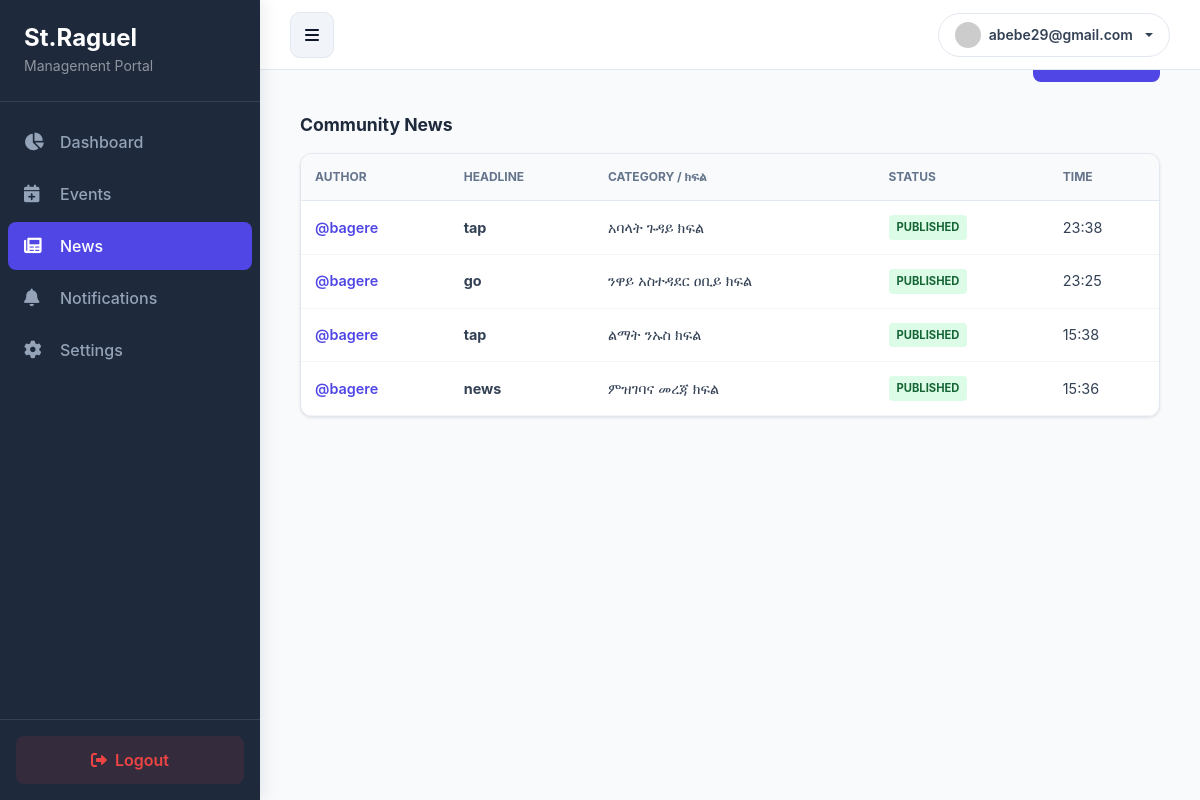
The app's page /Admin/admin-news.php (signed in) with its own data.
### tables this page shows
CREATE TABLE `news` (
  `id` int(11) NOT NULL,
  `author` varchar(100) NOT NULL,
  `title` varchar(255) NOT NULL,
  `content` text DEFAULT NULL,
  `image` varchar(255) NOT NULL,
  `status` enum('published','draft','rejected') NOT NULL DEFAULT 'draft',
  `created_at` timestamp NOT NULL DEFAULT current_timestamp(),
  `category` varchar(255) NOT NULL
);

### Admin/admin-news.php (the view, shortened to what this page needs)
<?php
include 'include/header.php';
include 'include/conn.php';
$current_user = $_SESSION['user_name'] ?? 'Admin User';
$other_news_query = "SELECT title, category, status, author, created_at FROM news WHERE author != ? AND LOWER(status) = 'published' ORDER BY created_at DESC";
$stmt2 = mysqli_prepare($conn, $other_news_query);
mysqli_stmt_bind_param($stmt2, "s", $current_user);
mysqli_stmt_execute($stmt2);
$other_news = mysqli_stmt_get_result($stmt2);
?>
<div class="main-content">
    <div class="header-flex">
        <h1 style="margin:0; font-size: 1.5rem;">News Dashboard</h1>
        <a href="form.php" class="btn-add">+ Post News</a>
    </div>
    <div class="section-title">Community News</div>
    <div class="table-card">
        <table>
            <thead>
                <tr>
                    <th>Author</th>
                    <th>Headline</th>
                    <th>Category / ክፍል</th>
                    <th>Status</th>
                    <th>Time</th>
                </tr>
            </thead>
            <tbody>
                <?php if ($other_news && mysqli_num_rows($other_news) > 0): ?>
                    <?php while($row = mysqli_fetch_assoc($other_news)): ?>
                    <?php
                        $display_other_category = $row['category'] ?? $row['catagory'] ?? 'General';
                        $clean_status = strtolower(trim($row['status'] ?? 'published'));
                        $display_status = htmlspecialchars($row['status'] ?? 'Published');
                    ?>
                    <tr>
                        <td><span style="color:var(--primary); font-weight:600;">@<?= htmlspecialchars($row['author']) ?></span></td>
                        <td><strong><?= htmlspecialchars($row['title']) ?></strong></td>
                        <td><?= htmlspecialchars($display_other_category) ?></td>
                        <td><span class="status-badge <?= htmlspecialchars($clean_status) ?>"><?= $display_status ?></span></td>
                        <td><?= date('H:i', strtotime($row['created_at'])) ?></td>
                    </tr>
                    <?php endwhile; ?>
                <?php else: ?>
                <tr>
                    <td colspan="5" style="text-align: center; color: #94a3b8; padding: 30px;">No community news updates available right now.</td>
                </tr>
                <?php endif; ?>
            </tbody>
        </table>
    </div>
</div>

### Admin/css/style.css (style rules this page uses)
:root { --sidebar-width: 260px; }

### Admin/include/header.php (style rules this page uses)
:root { --sidebar-width: 260px; --header-height: 70px; --primary-accent: #4f46e5; }
body { background-color: #f8fafc; color: #0f172a; font-family: 'Inter', sans-serif; margin: 0; padding: 0; overflow-x: hidden; }

### Admin/admin-news.php (style rules this page uses)
:root { --primary: #4f46e5; --sidebar-width: 260px; }
body { background-color: #f8fafc; margin: 0; font-family: 'Inter', sans-serif; }
.main-content { margin-left: var(--sidebar-width); padding: 40px; }
.header-flex { display: flex; justify-content: space-between; align-items: center; margin-bottom: 25px; }
.btn-add { background: var(--primary); color: white; padding: 10px 20px; border-radius: 8px; text-decoration: none; font-weight: 600; font-size: 0.9rem; }
.section-title { font-size: 1.1rem; font-weight: 700; color: #1e293b; margin: 30px 0 15px 0; }
.table-card { background: white; border-radius: 12px; border: 1px solid #e2e8f0; box-shadow: 0 1px 3px rgba(0,0,0,0.1); overflow: hidden; margin-bottom: 30px; }
table { width: 100%; border-collapse: collapse; }
th { background: #f8fafc; text-align: left; padding: 14px; font-size: 0.75rem; text-transform: uppercase; color: #64748b; border-bottom: 1px solid #e2e8f0; }
td { padding: 14px; border-bottom: 1px solid #f1f5f9; font-size: 0.9rem; color: #334155; }
.status-badge { padding: 4px 8px; border-radius: 4px; font-size: 0.7rem; font-weight: 700; text-transform: uppercase; display: inline-block; }
.published { background: #dcfce7; color: #166534; }

### records on screen
news: author "bagere", title "tap", category "አባላት ጉዳይ ክፍል", status "PUBLISHED", created_at "23:38"
news: author "bagere", title "go", category "ንዋይ አስተዳደር ዐቢይ ክፍል", status "PUBLISHED", created_at "23:25"
news: author "bagere", title "tap", category "ልማት ንኡስ ክፍል", status "PUBLISHED", created_at "15:38"
news: author "bagere", title "news", category "ምዝገባና መረጃ ክፍል", status "PUBLISHED", created_at "15:36"

### other values on screen
$user_name "abebe29@gmail.com"
